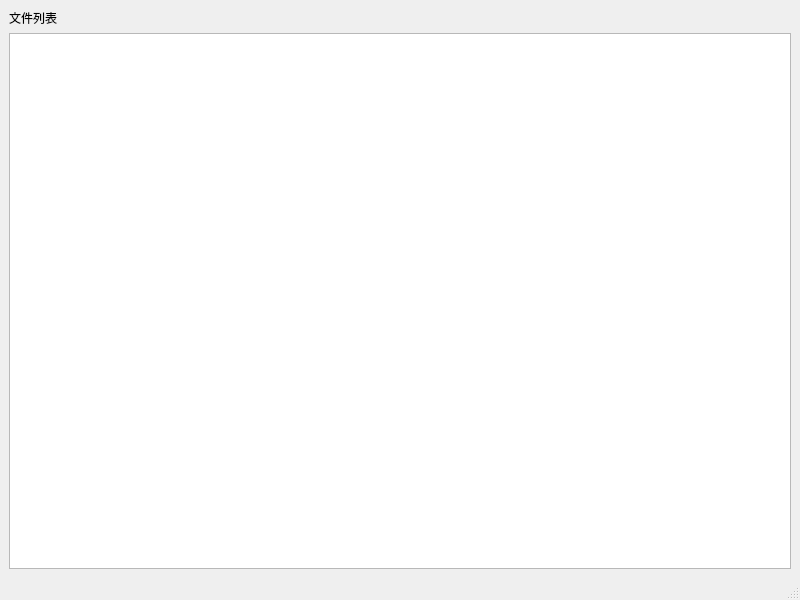
<?xml version="1.0" encoding="UTF-8"?>
<ui version="4.0">
 <class>MainWindow</class>
 <widget class="QMainWindow" name="MainWindow">
  <property name="geometry">
   <rect>
    <x>0</x>
    <y>0</y>
    <width>800</width>
    <height>600</height>
   </rect>
  </property>
  <property name="windowTitle">
   <string>MainWindow</string>
  </property>
  <widget class="QWidget" name="centralwidget">
   <layout class="QGridLayout" name="gridLayout_2">
    <item row="0" column="0">
     <layout class="QGridLayout" name="gridLayout">
      <item row="0" column="0">
       <widget class="QLabel" name="label">
        <property name="text">
         <string>文件列表</string>
        </property>
       </widget>
      </item>
      <item row="1" column="0">
       <widget class="QTableWidget" name="list_file"/>
      </item>
     </layout>
    </item>
   </layout>
  </widget>
  <widget class="QMenuBar" name="menubar">
   <property name="geometry">
    <rect>
     <x>0</x>
     <y>0</y>
     <width>800</width>
     <height>21</height>
    </rect>
   </property>
  </widget>
  <widget class="QStatusBar" name="statusbar"/>
 </widget>
 <resources/>
 <connections/>
</ui>
